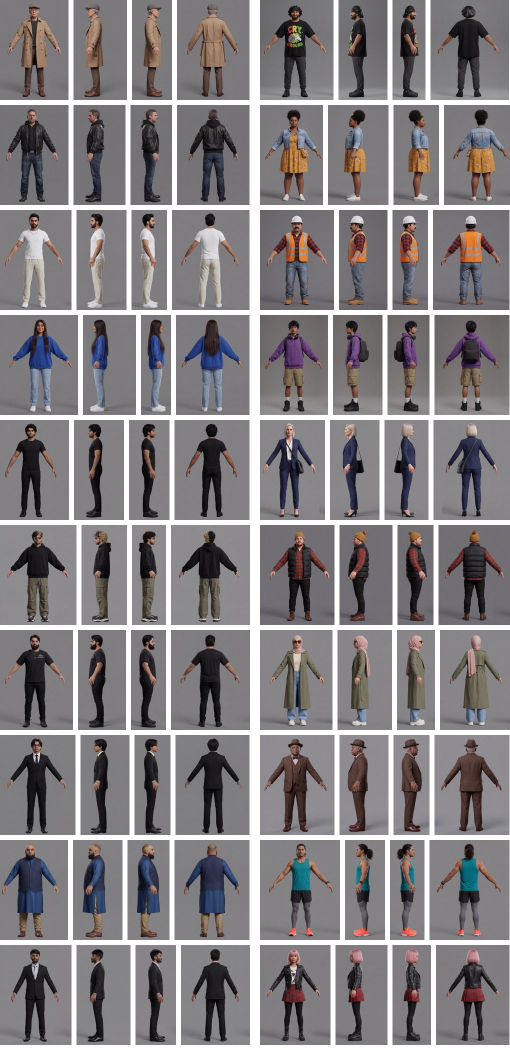
#> input picture concepts/citizens/contact_sheet.jpg, 1020 x 2100 px (shown at 1/2 size)
$ python grid_overlay.py ../../../../../concepts/citizens/contact_sheet.jpg ../../../../../concepts/citizens/contact_sheet.jpg 5
#> lines starting #> are read from the running program, lines starting #| are printed output that depends on the picture
import sys
from PIL import Image, ImageDraw
src, out = sys.argv[1], sys.argv[2]
step = int(sys.argv[3]) if len(sys.argv) > 3 else 150
im = Image.open(src).convert('RGB'); W, H = im.size
#> further down, im is the input picture: PIL image 1020x2100 RGB; mean R, G, B 131.6, 128.1, 130.3
#> after `W, H = im.size`: W = 1020; H = 2100
sc = 0.5
im2 = im.resize((int(W * sc), int(H * sc)), Image.LANCZOS); d = ImageDraw.Draw(im2)
#> after `im2 = im.resize((int(W * sc), int(H * sc)), Image.LANCZOS)`:
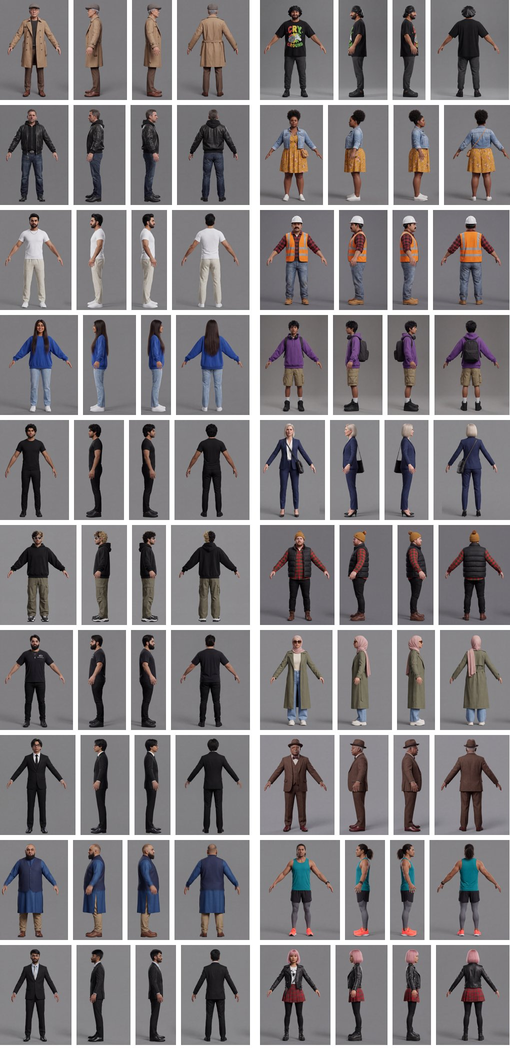
#> im2: PIL image 510x1050 RGB; mean R, G, B 131.4, 127.9, 130.1
for x in range(0, W, step):
    d.line([(x * sc, 0), (x * sc, H * sc)], fill=(255, 255, 0), width=1)
for y in range(0, H, step):
    d.line([(0, y * sc), (W * sc, y * sc)], fill=(255, 255, 0), width=1)
for i, x in enumerate(range(0, W - step + 1, step)):
    for j, y in enumerate(range(0, H - step + 1, step)):
        d.text((x * sc + 3, y * sc + 2), '%d,%d' % (i, j), fill=(255, 255, 255))
im2.save(out, quality=88)
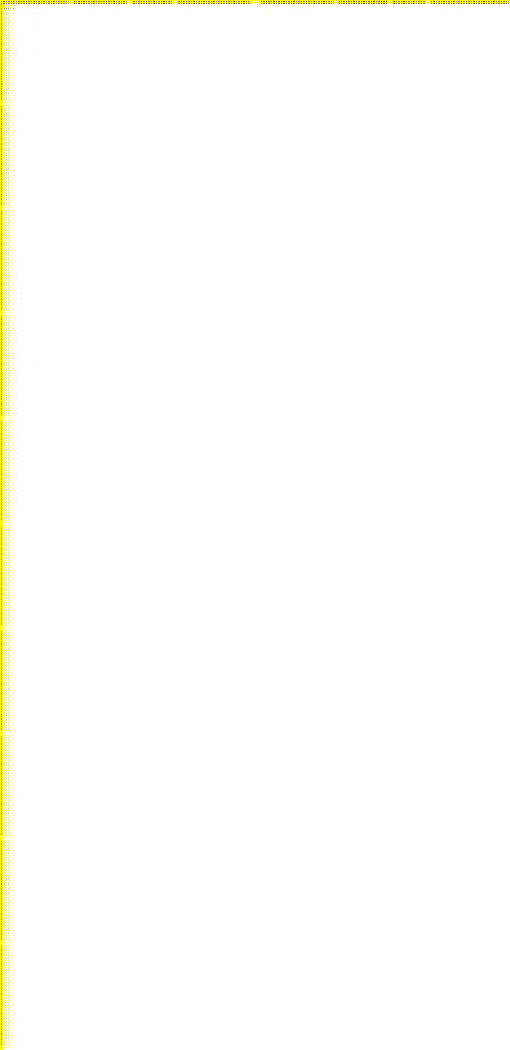
#> saved as contact_sheet.jpg: PIL image 510x1050 RGB; mean R, G, B 254.6, 254.6, 252
print(im2.size)
#| (510, 1050)
